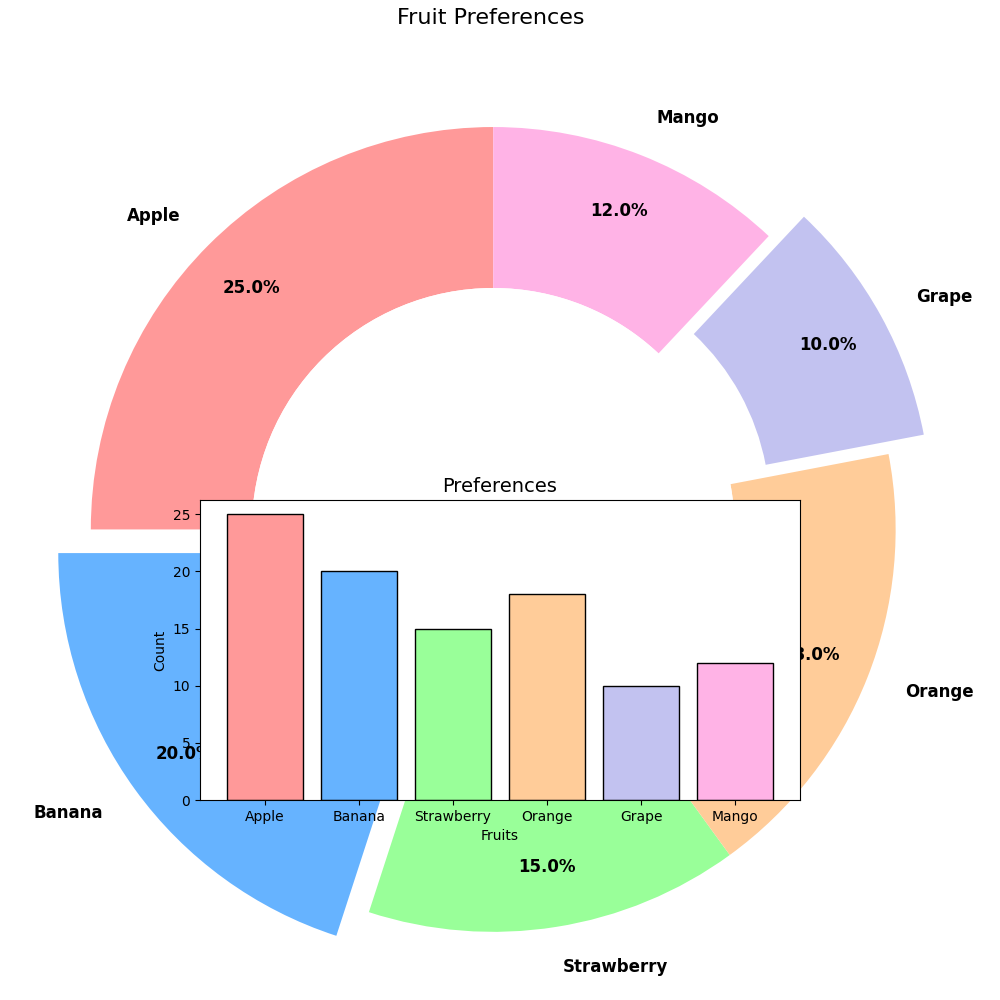

Python code for this plot:
import matplotlib.pyplot as plt

# Data for pie chart
fruits = ['Apple', 'Banana', 'Strawberry', 'Orange', 'Grape', 'Mango']
preferences = [25, 20, 15, 18, 10, 12]
colors = ['#ff9999', '#66b3ff', '#99ff99', '#ffcc99', '#c2c2f0', '#ffb3e6']

# Plot pie chart
fig, ax = plt.subplots(figsize=(10, 10))
wedges, texts, autotexts = ax.pie(
    preferences,
    labels=fruits,
    autopct='%1.1f%%',
    startangle=90,
    colors=colors,
    pctdistance=0.85,
    wedgeprops=dict(width=0.4),
    explode=[0, 0.1, 0, 0, 0.1, 0]
)

ax.axis('equal')
plt.setp(texts, size=12, weight="bold", va="center")
plt.setp(autotexts, size=12, weight="bold", color="black")

plt.title("Fruit Preferences", fontsize=16, y=1.05)

# Create donut chart center
centre_circle = plt.Circle((0, 0), 0.60, fc='white')
fig.gca().add_artist(centre_circle)

# Subplot for bar chart
ax1 = fig.add_axes([0.2, 0.2, 0.6, 0.3])
ax1.bar(fruits, preferences, color=colors, edgecolor='black')

# Bar chart labels
ax1.set_title("Preferences", fontsize=14)
ax1.set_ylabel("Count")
ax1.set_xlabel("Fruits")
ax1.grid(False)

plt.tight_layout()
plt.show()
